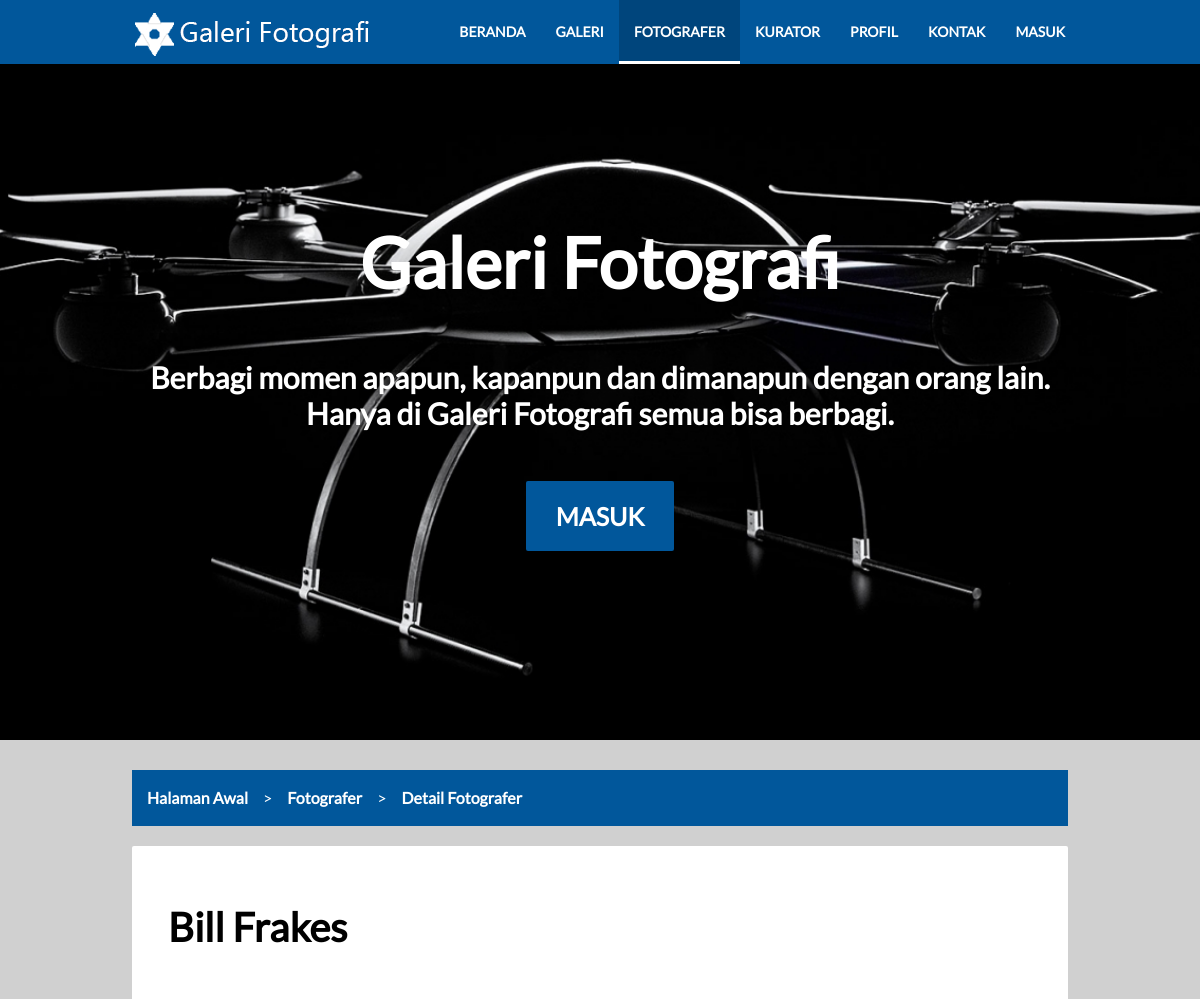
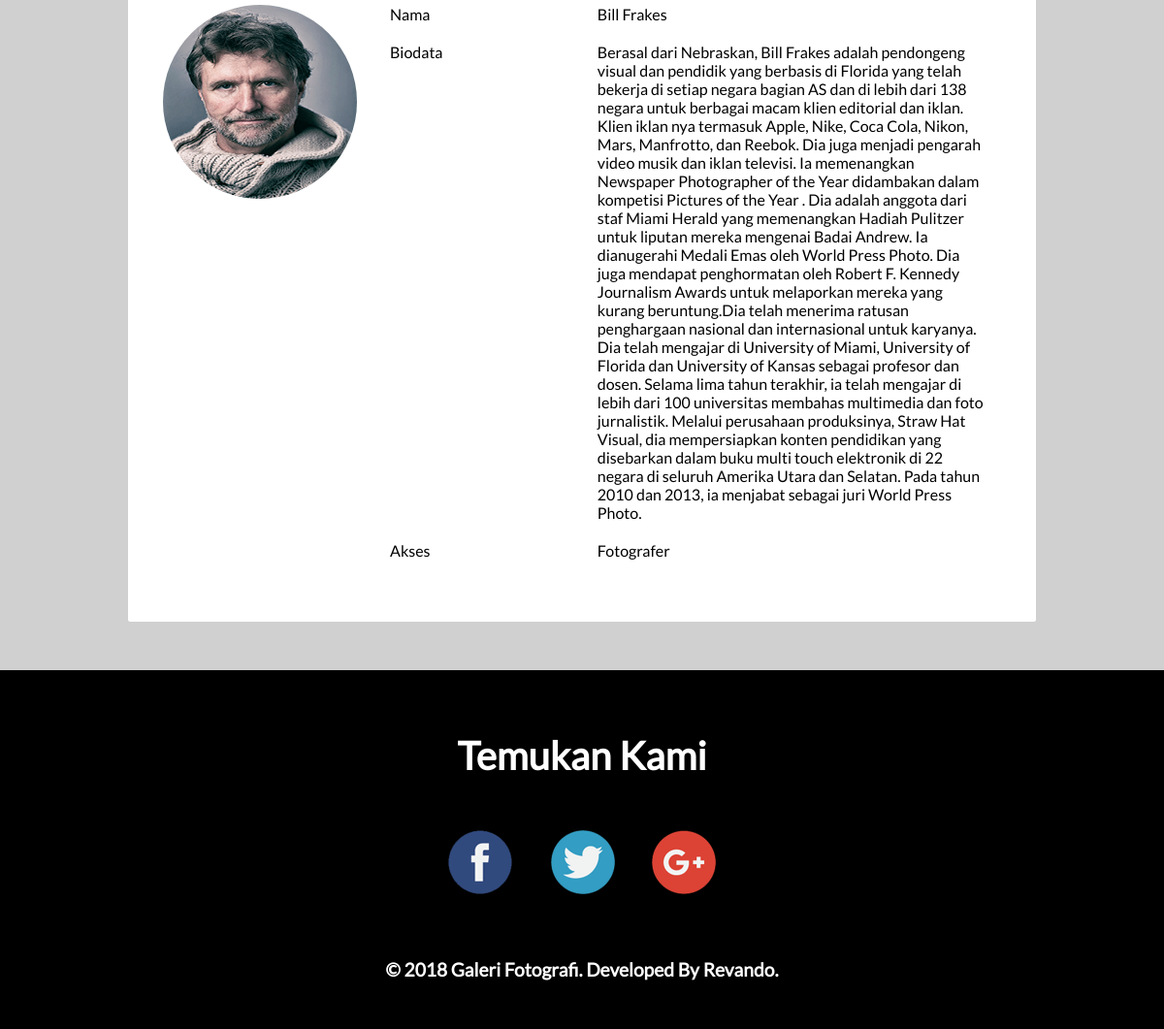
Screenshot of /index.php?p=fotografer&m=detail&id=2 with the database file from the repository (2 pictures, top to bottom).
### tables this page shows
CREATE TABLE `fotografer` (
  `id` int(10) NOT NULL,
  `nama` varchar(255) NOT NULL,
  `foto` varchar(255) NOT NULL,
  `biodata` text NOT NULL,
  `user_id` int(10) NOT NULL
);

### koneksi.php (called while the page is built, shortened)
<?php
function get($val)
{
  return isset($_GET[$val])?htmlspecialchars($_GET[$val]):null;
}
?>

### tampilan/guest/detail_fotografer.php (the view)
<?php
$fotografer = $koneksi->prepare('select *from fotografer where id = "'.get('id').'"');
$fotografer->execute();
$data_fotografer = $fotografer->fetch(PDO::FETCH_ASSOC);
?>
<section class="grey">
  <div class="guest-container">
  <div class="row">
    <div class="col s12">
      <div class="breadcrumb">
        <ul>
          <li><a href="index.php">Halaman Awal</a></li>
          <li><a href="index.php?p=fotografer">Fotografer</a></li>
          <li><a href="index.php?p=fotografer&m=detail&id=<?php echo $data_fotografer['id']; ?>">Detail Fotografer</a></li>
        </ul>
      </div>
    </div>
  </div>
  <div class="row">
    <div class="col s12">
      <div class="card-panel">
        <div class="row">
          <div class="col s12">
            <h2><?php echo $data_fotografer['nama']; ?></h2>
          </div>
        </div>
        <div class="row">
          <div class="col s3">
            <img src="assets/img/users/<?php echo $data_fotografer['foto']; ?>" class="circle" width="200" height="200">
          </div>
          <div class="col s9">
            <div class="row">
              <div class="col s4">
                Nama
              </div>
              <div class="col s8">
                <?php echo $data_fotografer['nama']; ?>
              </div>
            </div>
            <div class="row">
              <div class="col s4">
                Biodata
              </div>
              <div class="col s8">
                <?php echo $data_fotografer['biodata']; ?>
              </div>
            </div>
            <div class="row">
              <div class="col s4">
                Akses
              </div>
              <div class="col s8">
                Fotografer
              </div>
            </div>
          </div>
        </div>
      </div>
    </div>
  </div>
  </div>
</section>

### assets/css/main.css (style rules this page uses)
section,footer { padding: 30px 0; }
section h2,footer h2 { font-size: 40px!important; font-weight: 600; }
.guest-container { width: 960px; max-width: 90%; margin: auto; }
.circle { border-radius: 100%; }
ul { list-style-type: none; padding: 0; margin: 0; }
a { text-decoration: none; outline: none; }
body { overflow-x: hidden; margin: 0; padding: 0; font-family: Lato; font-size: 1rem; }
.row { margin-left: auto; margin-right: auto; margin-bottom: 20px; }
.row:after { clear: both; content: ""; display: table; }
.row .col { float: left; min-height: 1px; box-sizing: border-box; padding: 0 .75rem; }
.row .col.s3 { width: 25%; left: auto; right: auto; margin-left: auto; }
.row .col.s4 { width: 33.3%; left: auto; right: auto; margin-left: auto; }
.row .col.s8 { width: 66.6%; left: auto; right: auto; margin-left: auto; }
.row .col.s9 { width: 75%; left: auto; right: auto; margin-left: auto; }
.row .col.s12 { width: 100%; left: auto; right: auto; margin-left: auto; }
.card-panel { padding: 24px; overflow: hidden; background-color: #fff; display: block; border-radius: 2px; }
.grey { background-color: #d0d0d0; }
.breadcrumb { display: block; width: 100%; background-color: #01579b; }
.breadcrumb ul { height: 56px; line-height: 56px; margin: 0; padding: 0; list-style-type: none; }
.breadcrumb ul li { float: left; }
.breadcrumb ul a { font-weight: 600; color:#fff; font-size: 1rem; padding: 0 15px; }
.breadcrumb ul li:after { content: ">"; color: #fff; }
.breadcrumb ul li:last-child:after { content: ""; }

### rows the page displays
fotografer: nama "Bill Frakes", foto (picture), biodata "Berasal dari Nebraskan, Bill Frakes adalah pendongeng visual dan pendidik yang berbasis di Florida yang telah bekerja di setiap negara bagian AS dan di lebih dari 138 negara untuk berbagai macam klien editorial dan iklan. Klien iklan nya termasuk Apple, Nike, Coca Cola, Nikon, Mars, Manfrotto, dan Reebok. Dia juga menjadi pengarah video musik dan iklan televisi. Ia memenangkan Newspaper Photographer of the Year didambakan dalam kompetisi Pictures of the Year . Dia adalah anggota dari staf Miami Herald yang memenangkan Hadiah Pulitzer untuk liputan mereka mengenai Badai Andrew. Ia dianugerahi Medali Emas oleh World Press Photo. Dia juga mendapat penghormatan oleh Robert F. Kennedy Journalism…"
